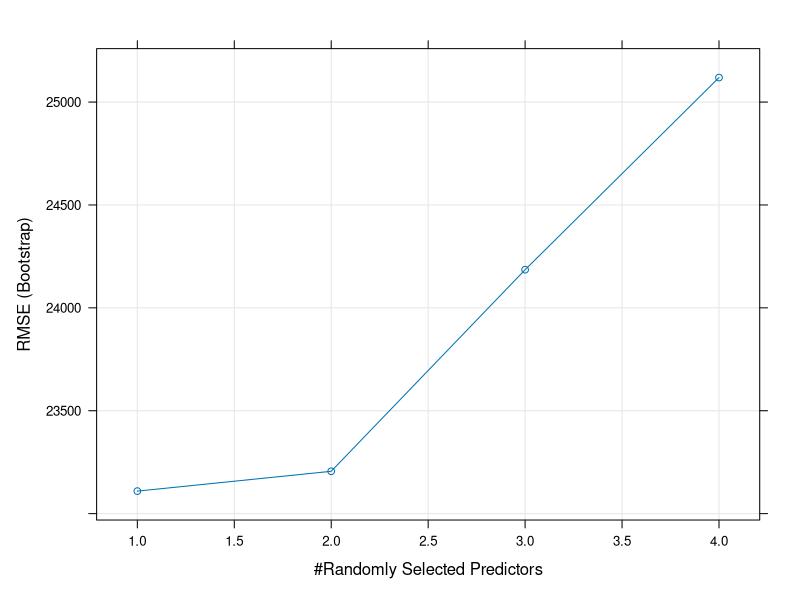

The R source for this figure:
library(carData)
data("Salaries")

library(caret)
set.seed(2018)
intrain<-createDataPartition(y= Salaries$salary ,p=0.7,list=FALSE)
training   <- Salaries[ intrain , ]
validation <- Salaries[-intrain , ]

library(randomForest)

model.RF <- randomForest(salary~.,data = training,
                        importance=T)

importance(model.RF,type = 2)

pred.RF <- predict(model.RF, newdata = validation, 
                   type = "response")

postResample(pred = pred.RF, obs = validation$salary)

########### Tuning ################

myGrid <- data.frame(mtry=seq(1,4))
tuned.model <- train(salary~.,data = training, 
                     method="rf",tuneGrid=myGrid)
plot(tuned.model)

pred.RF <- predict(tuned.model, newdata = validation,
                   type = "raw")

postResample(pred = pred.RF, obs = validation$salary)
